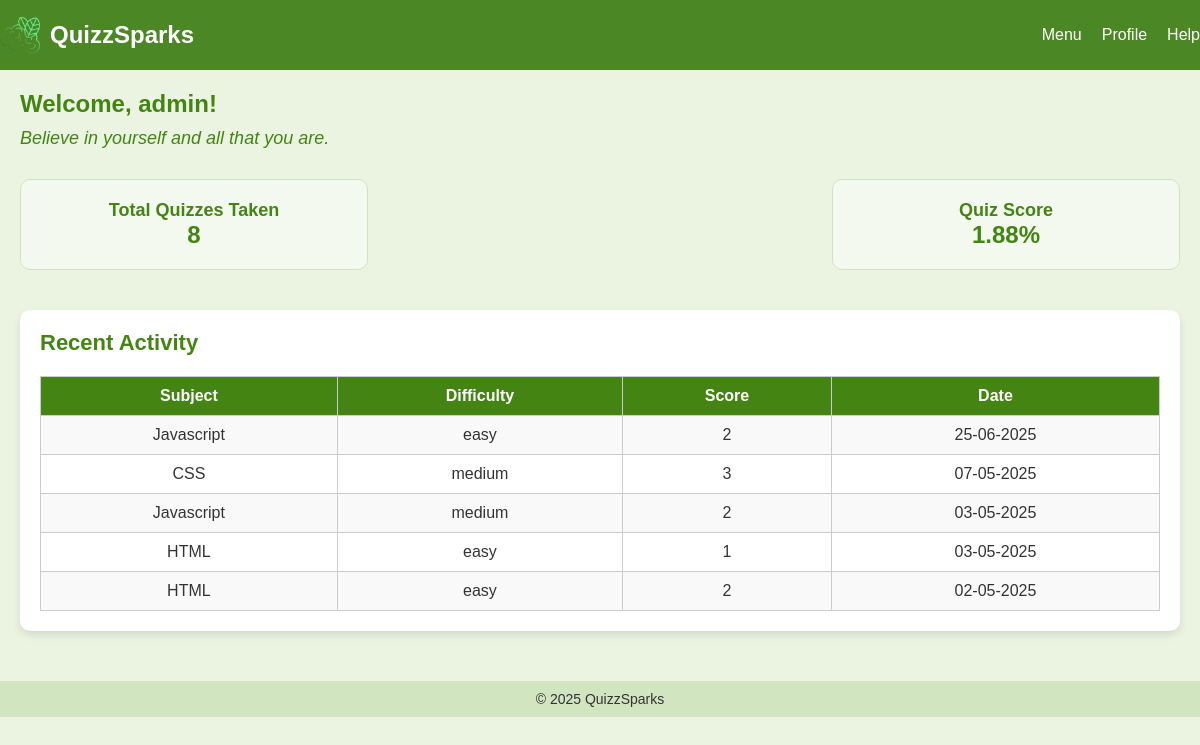
/dashboard.php (signed in), run on the app's committed database.
### tables this page shows
CREATE TABLE `quizzes` (
  `id` int(11) NOT NULL,
  `user_id` int(11) NOT NULL,
  `score` int(11) NOT NULL,
  `total_questions` int(11) DEFAULT NULL,
  `date_taken` timestamp NOT NULL DEFAULT current_timestamp(),
  `subject` varchar(255) NOT NULL,
  `difficulty` varchar(255) NOT NULL,
  `created_at` timestamp NOT NULL DEFAULT current_timestamp()
);

### dashboard.php (the view, shortened to what this page needs)
<?php
$user = $_SESSION['user'];
include 'db.php';
$query = "SELECT COUNT(*) AS total_quizzes, AVG(score) AS average_score FROM quizzes WHERE user_id = ?";
$stmt = $conn->prepare($query);
$stmt->bind_param("i", $_SESSION['user_id']);
$stmt->execute();
$result = $stmt->get_result();
$data = $result->fetch_assoc();
$totalQuizzes = $data['total_quizzes'] ?? 0;
$averageScore = $data['average_score'] ?? 0;
?>
<!DOCTYPE html>
<html lang="en">
<head>
    <link rel="stylesheet" href="dashboard.css">
</head>
<body>
<header class="header">
  <div class="header-left">
    <img src="quizlogo.png" alt="Quiz Logo" class="logo-img">
    <span class="logo-text">QuizzSparks</span>
  </div>
  <nav class="header-right">
    <ul>
      <li><a href="menu.html">Menu</a></li>
      <li><a href="profile.html">Profile</a></li>
      <li><a href="help.html">Help</a></li>
    </ul>
  </nav>
</header>
<main>
  <div class="welcome-section">
    <h1>Welcome, <?php echo htmlspecialchars($user); ?>!</h1>
    <p class="motivational-quote" id="quote"></p>
  </div>
  <section class="dashboard-stats">
    <div class="stat-box">
      <h3>Total Quizzes Taken</h3>
      <p><?php echo $totalQuizzes; ?></p>
    </div>
    <div class="stat-box">
      <h3>Quiz Score</h3>
      <p><?php echo number_format($averageScore, 2); ?>%</p>
    </div>
  </section>
  <section class="recent-activity">
    <h2>Recent Activity</h2>
    <?php
    include 'db.php';
    $query = "SELECT subject, difficulty, score, created_at FROM quizzes WHERE user_id = ? ORDER BY created_at DESC LIMIT 5";
    $stmt = $conn->prepare($query);
    $stmt->bind_param("i", $_SESSION['user_id']);
    $stmt->execute();
    $result = $stmt->get_result();
    if ($result->num_rows > 0) {
        echo "<table class='activity-table'>";
        echo "<tr><th>Subject</th><th>Difficulty</th><th>Score</th><th>Date</th></tr>";
        while ($row = $result->fetch_assoc()) {
            echo "<tr>";
            echo "<td>" . htmlspecialchars($row['subject']) . "</td>";
            echo "<td>" . htmlspecialchars($row['difficulty']) . "</td>";
            echo "<td>" . htmlspecialchars($row['score']) . "</td>";
            echo "<td>" . date('d-m-Y', strtotime($row['created_at'])) . "</td>";
            echo "</tr>";
        }
        echo "</table>";
    } else {
        echo "<p>No recent activity yet.</p>";
    }
    ?>
  </section>
</main>
<footer>
  <p>&copy; 2025 QuizzSparks</p>
</footer>
</body>
</html>

### dashboard.css (style rules this page uses)
* { margin: 0; padding: 0; box-sizing: border-box; }
body { font-family: Arial, sans-serif; background-color: #eaf4e1; color: #333; }
header { background-color: #4b8725; color: white; padding: 15px 0; display: flex; justify-content: space-between; align-items: center; }
header .header-left { display: flex; align-items: center; }
header .logo-img { width: 40px; height: auto; margin-right: 10px; }
header .logo-text { font-size: 24px; font-weight: bold; }
header nav ul { list-style: none; padding: 0; display: flex; }
header nav ul li { margin-left: 20px; }
header nav ul li a { color: white; text-decoration: none; }
main { padding: 20px; }
.welcome-section { margin-bottom: 30px; }
.welcome-section h1 { font-size: 24px; color: #438412; }
.motivational-quote { font-size: 18px; color: #438412; font-style: italic; margin-top: 10px; }
.dashboard-stats { display: flex; justify-content: space-between; margin-bottom: 30px; }
.stat-box { background-color: #f4f9f0; border: 1px solid #d0e3c1; padding: 20px; width: 30%; text-align: center; border-radius: 10px; animation: slideUp 1s ease-out forwards; opacity: 0; }
.stat-box h3 { font-size: 18px; color: #438412; }
.stat-box p { font-size: 24px; font-weight: bold; color: #438412; }
.recent-activity { margin-top: 40px; padding: 20px; background-color: #ffffff; border-radius: 10px; box-shadow: 0 4px 8px rgba(0, 0, 0, 0.1); }
.recent-activity h2 { font-size: 22px; color: #438412; }
footer { text-align: center; margin-top: 30px; background-color: #d1e6c0; padding: 10px; font-size: 14px; }
.activity-table { width: 100%; border-collapse: collapse; margin-top: 20px; }
.activity-table th, .activity-table td { border: 1px solid #ccc; padding: 10px; text-align: center; }
.activity-table th { background-color: #438412; color: white; }
.activity-table tr:nth-child(even) { background-color: #f9f9f9; }

### data on the page
quizzes: subject "Javascript", difficulty "easy", score "2", created_at "25-06-2025"
quizzes: subject "CSS", difficulty "medium", score "3", created_at "07-05-2025"
quizzes: subject "Javascript", difficulty "medium", score "2", created_at "03-05-2025"
quizzes: subject "HTML", difficulty "easy", score "1", created_at "03-05-2025"
quizzes: subject "HTML", difficulty "easy", score "2", created_at "02-05-2025"

### other printed values
$user "admin"
$totalQuizzes "8"
$averageScore "1.88"
